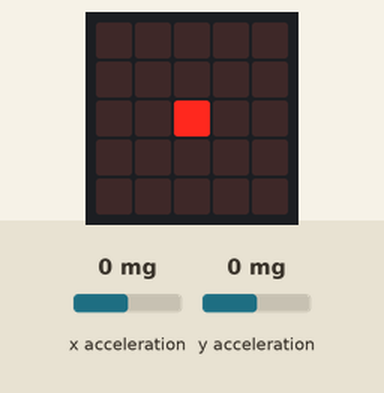
This program was run on a simulated BBC micro:bit (MakeCode). Parts: the board's 5×5 LED display. Inputs (shaded band) come from the test bench; at power-on: x acceleration 0 mg, y acceleration 0 mg.

Above: at 1.2 s.
1.3 s: x acceleration set to -1440 mg
At 1.8 s:
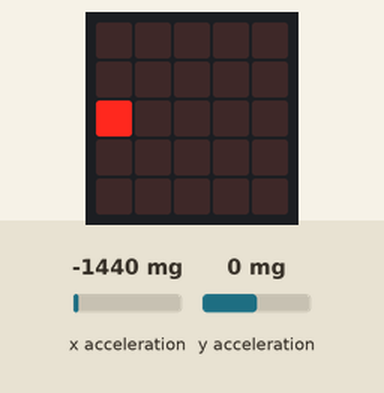
2.8 s: y acceleration set to -1440 mg
At 3.2 s:
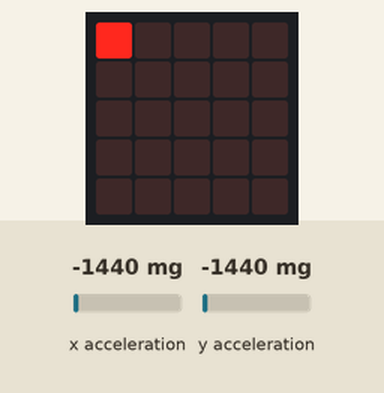
4.3 s: x acceleration set to 0 mg
At 5.5 s:
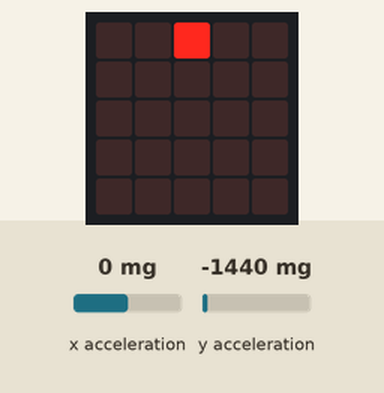
5.8 s: y acceleration set to 750 mg
At 7.0 s:
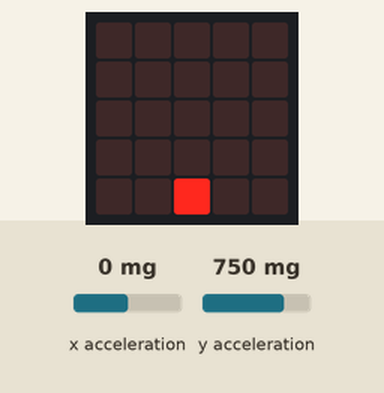
7.3 s: x acceleration set to -750 mg
At 7.7 s:
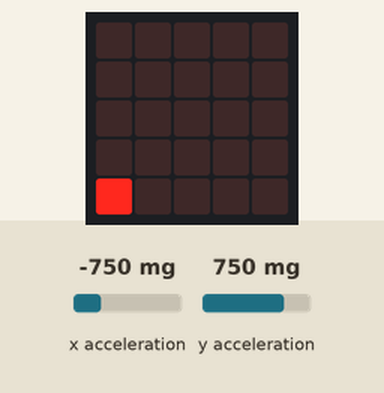
8.8 s: y acceleration set to -230 mg
At 10.2 s:
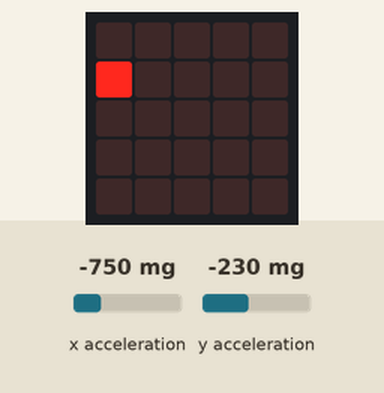
Timing chart, 0 to 11.3 s (numbered marks = the images above; inputs shaded):
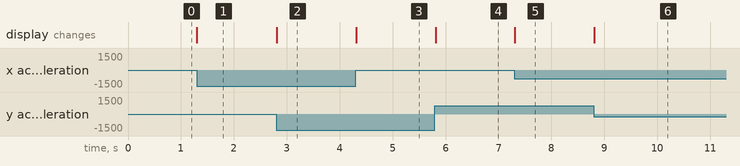

Measured:
- after the input at 1.3 s, the display: changes at once (image 1)
- after the input at 2.8 s, the display: changes at once (image 2)
- after the input at 4.3 s, the display: changes at once (image 3)
- after the input at 5.8 s, the display: changes at once (image 4)
- after the input at 7.3 s, the display: changes at once (image 5)
- after the input at 8.8 s, the display: changes at once (image 6)

The program:

main.ts
```typescript
let x = 0
let y = 0
let pintar_x = 0
let pintar_y = 0
basic.forever(function () {
    x = input.acceleration(Dimension.X)
    y = input.acceleration(Dimension.Y)
    led.unplot(pintar_x, pintar_y)
    if (x < -555) {
        pintar_x = 0
    } else if (x < -200) {
        pintar_x = 1
    } else if (x > 555) {
        pintar_x = 4
    } else if (x > 200) {
        pintar_x = 3
    } else {
        pintar_x = 2
    }
    if (y < -555) {
        pintar_y = 0
    } else if (y < -200) {
        pintar_y = 1
    } else if (y > 555) {
        pintar_y = 4
    } else if (y > 200) {
        pintar_y = 3
    } else {
        pintar_y = 2
    }
    led.plot(pintar_x, pintar_y)
})
```

test.ts
```typescript
// aquí va el archivo "tests"; esto no se compilará cuando este paquete se utilice como una extensión.
```
